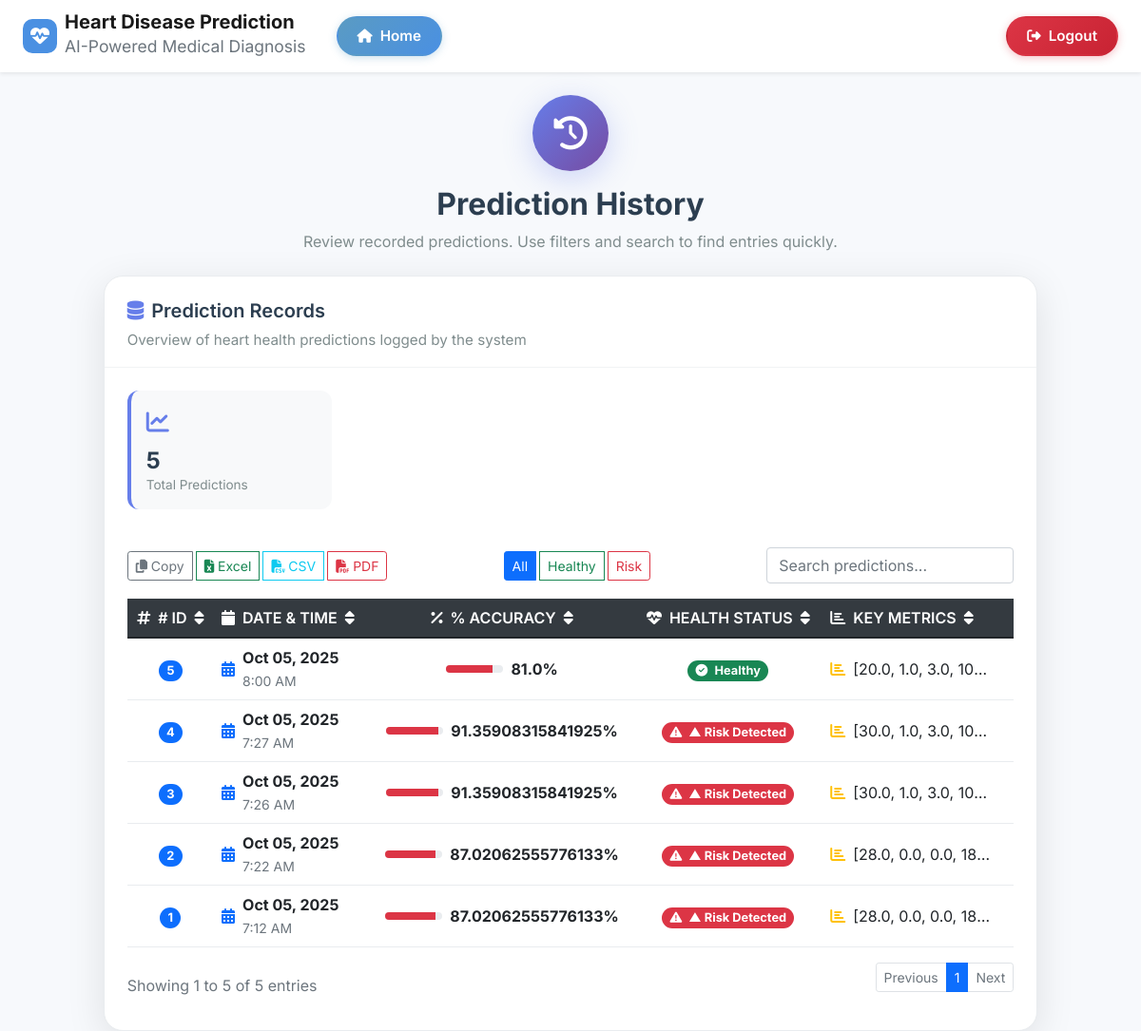
Page /view_search_pat/ (signed in) on the committed database.
### apps/core/health/models.py (models this page shows, shortened)
class Search_Data(models.Model):
    prediction_accuracy = models.CharField(max_length=100,null=True,blank=True)
    result = models.CharField(max_length=100,null=True,blank=True)
    values_list = models.CharField(max_length=100,null=True,blank=True)
    created = models.DateTimeField(auto_now=True,null=True)

### apps/core/health/views.py (the view, shortened to what this page needs)
# urls.py: path('view_search_pat/', view_search_pat,name="view_search_pat"),
@login_required(login_url="login")
def view_search_pat(request):
    data = Search_Data.objects.all().order_by('-id')
    healthy_aliases = {"0", "healthy", "Healthy", "HEALTHY", "You are healthy"}
    risk_aliases = {"1", "unhealthy", "Unhealthy", "UNHEALTHY", "Risk", "Risk Detected", "▲ Risk Detected", "Need to Checkup."}
    healthy_count = 0
    risk_count = 0
    for item in data:
        value = str(item.result).strip() if item.result is not None else ""
        if value in healthy_aliases:
            healthy_count += 1
        elif value in risk_aliases:
            risk_count += 1
    accuracies = Search_Data.objects.values_list('prediction_accuracy', flat=True)
    avg_accuracy = 0
    try:
        numeric_accuracies = [float(a) for a in accuracies if a is not None and str(a).replace('.', '', 1).isdigit()]
        if numeric_accuracies:
            avg_accuracy = sum(numeric_accuracies) / len(numeric_accuracies)
    except Exception:
        avg_accuracy = 0
    context = {
        'data': data,
        'healthy_count': healthy_count,
        'risk_count': risk_count,
        'avg_accuracy': avg_accuracy,
    }
    return render(request,'view_search_pat.html', context)

### apps/core/health/templates/view_search_pat.html (shortened to what this page needs)
{% extends 'index.html' %}
{% load static %}
{% block body %}
<div class="container mt-4">
    <div class="row justify-content-center">
        <div class="col-lg-10">
            <div class="dashboard-header text-center mb-4">
                <div class="header-icon mb-3">
                    <i class="fas fa-history"></i>
                </div>
                <h1 class="dashboard-title">Prediction History</h1>
                <p class="dashboard-subtitle">Review recorded predictions. Use filters and search to find entries quickly.</p>
            </div>
            <div class="dashboard-card">
    <div class="section-header">
        <h2 class="section-title">
            <i class="fas fa-database"></i>
                            Prediction Records
                        </h2>
        <p class="section-description">Overview of heart health predictions logged by the system</p>
                </div>
        <div class="p-3 p-md-4">
            <div class="row mb-4">
                <div class="col-md-3 mb-3">
                    <div class="stat-card">
                            <div class="stat-icon">
                                <i class="fas fa-chart-line"></i>
                            </div>
                            <div class="stat-content">
                                <h3 class="stat-number">{{ data|length }}</h3>
                                <p class="stat-label">Total Predictions</p>
                        </div>
                    </div>
                                </div>
                            </div>
            <div class="table-responsive">
                <div class="d-flex justify-content-between align-items-center mb-3 flex-wrap gap-2">
                    <div class="btn-group" role="group">
                        <button type="button" class="btn btn-outline-secondary btn-sm" onclick="exportData('copy')">
                            <i class="fas fa-copy"></i> Copy
                        </button>
                        <button type="button" class="btn btn-outline-success btn-sm" onclick="exportData('excel')">
                            <i class="fas fa-file-excel"></i> Excel
                        </button>
                        <button type="button" class="btn btn-outline-info btn-sm" onclick="exportData('csv')">
                            <i class="fas fa-file-csv"></i> CSV
                        </button>
                        <button type="button" class="btn btn-outline-danger btn-sm" onclick="exportData('pdf')">
                            <i class="fas fa-file-pdf"></i> PDF
                        </button>
                    </div>
                    <div class="btn-group" role="group" aria-label="Filter by status">
                        <button type="button" class="btn btn-outline-primary btn-sm active" id="filterAll">All</button>
                        <button type="button" class="btn btn-outline-success btn-sm" id="filterHealthy">Healthy</button>
                        <button type="button" class="btn btn-outline-danger btn-sm" id="filterRisk">Risk</button>
                    </div>
                    <div class="search-box">
                        <input type="text" class="form-control" placeholder="Search predictions..." id="searchInput" aria-label="Search predictions">
                    </div>
                </div>
                <table class="table table-hover" id="predictionTable">
                    <thead class="table-dark">
                            <tr>
                                <th class="text-center">
                                <i class="fas fa-hashtag me-1"></i>
                                # ID
                                <i class="fas fa-sort ms-1"></i>
                                </th>
                                <th>
                                <i class="fas fa-calendar me-1"></i>
                                DATE & TIME
                                <i class="fas fa-sort ms-1"></i>
                                </th>
                                <th class="text-center">
                                <i class="fas fa-percentage me-1"></i>
                                % ACCURACY
                                <i class="fas fa-sort ms-1"></i>
                                </th>
                                <th class="text-center">
                                <i class="fas fa-heartbeat me-1"></i>
                                HEALTH STATUS
                                <i class="fas fa-sort ms-1"></i>
                                </th>
                                <th>
                                <i class="fas fa-chart-bar me-1"></i>
                                KEY METRICS
                                <i class="fas fa-sort ms-1"></i>
                                </th>
                            </tr>
                        </thead>
                        <tbody>
                            {% for i in data %}
                        <tr class="fade-in" data-status="{% if i.result == "0" %}healthy{% else %}risk{% endif %}">
                                <td class="text-center">
                                    <span class="badge bg-primary rounded-pill">{{ i.id }}</span>
                                </td>
                                <td>
                                    <div class="d-flex align-items-center">
                                        <i class="fas fa-calendar-alt text-primary me-2"></i>
                                        <div>
                                            <div class="fw-bold">{{ i.created|date:"M d, Y" }}</div>
                                            <small class="text-muted">{{ i.created|date:"g:i A" }}</small>
                                        </div>
                                    </div>
                                </td>
                                <td class="text-center">
                                    <div class="d-flex align-items-center justify-content-center">
                                        <div class="progress me-2" style="width: 60px; height: 8px;">
                                            <div class="progress-bar {% if i.prediction_accuracy >= 90 %}bg-success{% elif i.prediction_accuracy >= 70 %}bg-warning{% else %}bg-danger{% endif %}"
                                                 role="progressbar"
                                             data-accuracy="{{ i.prediction_accuracy }}"
                                                 aria-valuenow="{{ i.prediction_accuracy }}"
                                                 aria-valuemin="0" aria-valuemax="100">
                                            </div>
                                        </div>
                                        <span class="text-dark fw-bold">{{ i.prediction_accuracy }}%</span>
                                    </div>
                                </td>
                                <td class="text-center">
                                    {% if i.result == "0" %}
                                    <span class="badge bg-success rounded-pill">
                                        <i class="fas fa-check-circle me-1"></i> Healthy
                                    </span>
                                    {% else %}
                                    <span class="badge bg-danger rounded-pill">
                                        <i class="fas fa-exclamation-triangle me-1"></i> ▲ Risk Detected
                                    </span>
                                    {% endif %}
                                </td>
                                <td>
                                    <div class="d-flex align-items-center">
                                        <i class="fas fa-chart-bar text-warning me-2"></i>
                                        <span class="text-truncate" style="max-width: 150px;" title="{{ i.values_list }}">
                                        {{ i.values_list }}
                                        </span>
                                    </div>
                                </td>
                            </tr>
                            {% endfor %}
                        </tbody>
                    </table>
                </div>
            <div class="d-flex justify-content-between align-items-center mt-3">
                <div class="text-muted">
                    Showing 1 to {{ data|length }} of {{ data|length }} entries
                </div>
                <nav aria-label="Page navigation">
                    <ul class="pagination pagination-sm">
                        <li class="page-item disabled">
                            <span class="page-link">Previous</span>
                        </li>
                        <li class="page-item active">
                            <span class="page-link">1</span>
                        </li>
                        <li class="page-item disabled">
                            <span class="page-link">Next</span>
                        </li>
                    </ul>
                </nav>
            </div>
        </div>
    </div>
            </div>
        </div>
    </div>
{% endblock %}

### apps/core/health/templates/index.html (shortened to what this page needs)
<!DOCTYPE html>
{% load static %}
<html lang="en">
<head>
	<link href="https://cdnjs.cloudflare.com/ajax/libs/font-awesome/6.5.2/css/all.min.css" rel="stylesheet">
	<link rel="stylesheet" href="{% static 'css/bootstrap.css' %}">
	<link rel="stylesheet" href="{% static 'css/modern-style.css' %}" type="text/css" media="all" />
	<link rel='stylesheet' type='text/css' href="https://cdn.datatables.net/1.10.21/css/jquery.dataTables.min.css">
	<link rel='stylesheet' type='text/css' href="https://cdn.datatables.net/buttons/1.6.2/css/buttons.dataTables.min.css">
</head>
<body>
	<nav class="navbar navbar-expand-lg navbar-light bg-white shadow-sm sticky-top">
		<div class="container-fluid">
			<div class="d-flex align-items-center">
				<a class="navbar-brand d-flex align-items-center me-3" href="{% url 'home' %}">
					<span class="me-2" style="display:inline-flex;width:36px;height:36px;border-radius:10px;align-items:center;justify-content:center;background:var(--primary-color);color:#fff;"><i class="fas fa-heartbeat"></i></span>
					<div>
						<div class="fw-bold" style="line-height:1;">Heart Disease Prediction</div>
						<small class="text-muted">AI-Powered Medical Diagnosis</small>
					</div>
				</a>
				{% if request.user.is_authenticated and request.user.is_staff %}
				<a class="nav-link home-btn {% if request.resolver_match.url_name == 'admin_home' %}active{% endif %}" href="{% url 'admin_home' %}" style="margin-left: 1rem;">
					<i class="fas fa-home me-2"></i>
					<span>Home</span>
				</a>
				{% else %}
				<a class="nav-link home-btn {% if request.resolver_match.url_name == 'user_home' %}active{% endif %}" href="{% url 'user_home' %}" style="margin-left: 1rem;">
					<i class="fas fa-home me-2"></i>
					<span>Home</span>
				</a>
				{% endif %}
			</div>
			<div class="d-flex">
				{% if request.user.is_authenticated and request.resolver_match.url_name != 'login' and request.resolver_match.url_name != 'login_admin' and request.resolver_match.url_name != 'signup' %}
				<a class="nav-link logout-btn" href="{% url 'logout' %}" title="Logout">
					<i class="fas fa-sign-out-alt me-2"></i>
					<span>Logout</span>
				</a>
				{% else %}
				<a class="nav-link login-btn" href="{% url 'login' %}" title="Login">
					<i class="fas fa-sign-in-alt me-2"></i>
					<span>Login</span>
				</a>
				{% endif %}
			</div>
		</div>
	</nav>
	<main>
		{% block body %}{% endblock %}
	</main>
</body>
</html>

### rows in the picture
Search_Data: id "5", created "Oct 05, 2025", created "8:00 AM", prediction_accuracy "81.0", result "0" (drawn), values_list "[20.0, 1.0, 3.0, 10…"
Search_Data: id "4", created "Oct 05, 2025", created "7:27 AM", prediction_accuracy "91.35908315841925", result "1" (drawn), values_list "[30.0, 1.0, 3.0, 10…"
Search_Data: id "3", created "Oct 05, 2025", created "7:26 AM", prediction_accuracy "91.35908315841925", result "1" (drawn), values_list "[30.0, 1.0, 3.0, 10…"
Search_Data: id "2", created "Oct 05, 2025", created "7:22 AM", prediction_accuracy "87.02062555776133", result "1" (drawn), values_list "[28.0, 0.0, 0.0, 18…"
Search_Data: id "1", created "Oct 05, 2025", created "7:12 AM", prediction_accuracy "87.02062555776133", result "1" (drawn), values_list "[28.0, 0.0, 0.0, 18…"

### other values in the picture
{{ data|length }} "5"
